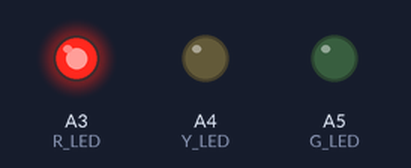
The sketch below on a simulated Arduino Uno, built with avr-gcc and run on an emulated ATmega328P. Parts: output pins drawn as LEDs (lit = HIGH).

Above: at 2.5 s.
At 7.5 s:
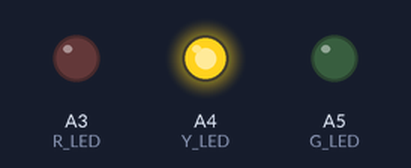
At 12.5 s:
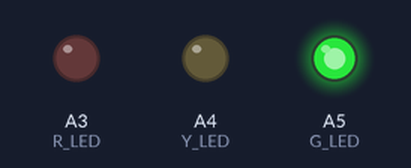
Timing chart, 0 to 19.5 s (numbered marks = the images above):
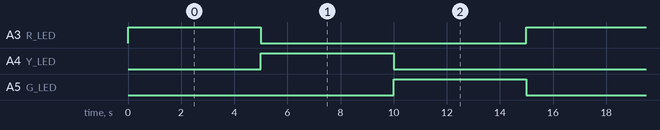

Measured:
- by itself, A3 (R_LED), A4 (Y_LED), A5 (G_LED): alternates HIGH for 5.0 s and LOW for 10.0 s
- by itself, everything shown: repeats every 15.0 s, in 3 steps

The sketch:

Traffic_Light.ino
```cpp
#define R_LED A3
#define Y_LED A4
#define G_LED A5
void setup() {
pinMode(R_LED, OUTPUT);
pinMode(Y_LED, OUTPUT);
pinMode(G_LED, OUTPUT);

}

void loop() {
digitalWrite(R_LED,HIGH);
digitalWrite(Y_LED,LOW);
digitalWrite(G_LED,LOW);
delay(5000);
digitalWrite(Y_LED,HIGH);
digitalWrite(R_LED,LOW);
digitalWrite(G_LED,LOW);
delay(5000);
digitalWrite(G_LED,HIGH);
digitalWrite(Y_LED,LOW);
digitalWrite(R_LED,LOW);
delay(5000);

}
```
